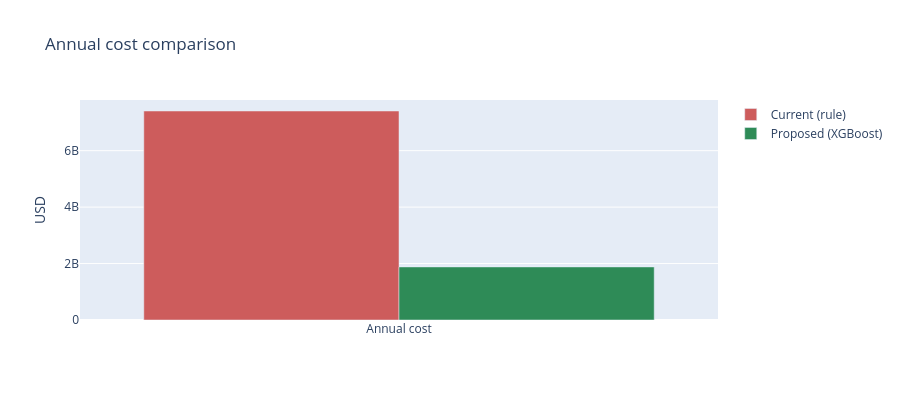

The cell this chart's notebook holds for it:
### Markdown cell above
## 4. ROI Estimation

### Code cell
current_recall = baseline_detection_rate
current_fpr = 0.02
proposed_recall = float(row_cost['recall'])
denom = row_cost['fp'] + row_cost['tn']
proposed_fpr = float(row_cost['fp'] / denom) if denom > 0 else 0.0
malicious_rate = float(y_true.mean())

daily_events = 10_000
annual_events = daily_events * 365

def annual_cost(recall, fpr):
    fp_cost = fpr * (1 - malicious_rate) * annual_events * C_FP
    fn_cost = (1 - recall) * malicious_rate * annual_events * C_FN
    tp_cost = recall * malicious_rate * annual_events * C_TP
    return fp_cost + fn_cost + tp_cost

current_annual = annual_cost(current_recall, current_fpr)
proposed_annual = annual_cost(proposed_recall, proposed_fpr)
savings = current_annual - proposed_annual

model_dev_cost = 50_000
model_ops_cost = 20_000
roi_year1 = (savings - model_dev_cost - model_ops_cost) / (model_dev_cost + model_ops_cost) if (model_dev_cost + model_ops_cost) > 0 else 0
roi_steady = (savings / model_ops_cost) if model_ops_cost > 0 else 0
payback_months = ((model_dev_cost + model_ops_cost) / savings * 12) if savings > 0 else float('inf')

print('Malicious rate:', malicious_rate)
print('Current annual cost:', current_annual)
print('Proposed annual cost:', proposed_annual)
print('Savings:', savings)
print('Year 1 ROI:', roi_year1)
print('Steady-state ROI:', roi_steady)
print('Payback (months):', payback_months)

fig_roi = go.Figure(data=[
    go.Bar(name='Current (rule)', x=['Annual cost'], y=[current_annual], marker_color='indianred'),
    go.Bar(name='Proposed (XGBoost)', x=['Annual cost'], y=[proposed_annual], marker_color='seagreen')])
fig_roi.update_layout(title='Annual cost comparison', yaxis_title='USD', barmode='group', height=400)
fig_roi.show()

### Figure 1 — Plotly figure (JSON) as saved in the notebook; plotly's stock layout.template omitted (floating-point values rounded to 4 significant figures)
{"data": [{"marker": {"color": "indianred"}, "name": "Current (rule)", "type": "bar", "x": ["Annual cost"], "y": [7406000000.0]}, {"marker": {"color": "seagreen"}, "name": "Proposed (XGBoost)", "type": "bar", "x": ["Annual cost"], "y": [1880000000.0]}], "layout": {"barmode": "group", "height": 400, "title": {"text": "Annual cost comparison"}, "yaxis": {"title": {"text": "USD"}}}}
